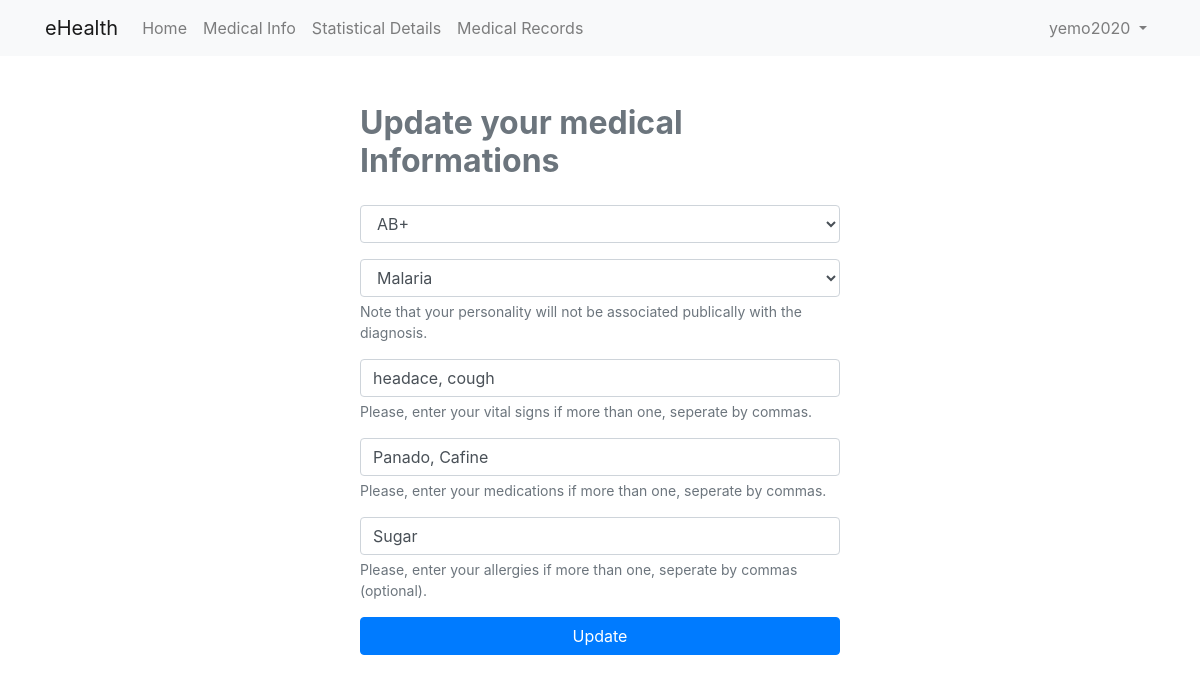
The page /update-medical-info/5/ (signed in) on the database its author committed.
### users/models.py (models this page shows, shortened)
class User(AbstractBaseUser, PermissionsMixin):
    email = models.EmailField(unique=True, verbose_name="E-mail")
    username = models.CharField(max_length=120, unique=True, verbose_name="Username")
    full_name = models.CharField(max_length=120, verbose_name="Full name")
    created_at = models.DateTimeField(auto_now_add=True)
    is_medical_practioner = models.BooleanField(default=False)
    is_active = models.BooleanField(default=True)
    is_staff = models.BooleanField(default=False)
    is_superuser = models.BooleanField(default=False)
    REQUIRED_FIELDS = ["email", "full_name"]
    USERNAME_FIELD = "username"
    objects = UserManager()
    class Meta:
        ordering = ("-created_at",)

### core/models.py (models this page shows, shortened)
class MedicalInfo(models.Model):
  user = models.OneToOneField(User, on_delete=models.CASCADE, related_name='medical_info')
  blood_group = models.CharField(max_length=10, choices=BLOOD_GROUP_CHOICES)
  diagnosis = models.CharField(max_length=30, choices=DIAGNOSIS_CHOICES)
  vital_signs = models.CharField(max_length=255)
  medications = models.CharField(max_length=200)
  allergies = models.CharField(max_length=255, null=True, blank=True)

### core/views.py (the view)
# urls.py: path('update-medical-info/<pk>/', views.MedicalInfoUpdateView.as_view(), name='update-medical-info'),
class MedicalInfoUpdateView(UpdateView):
  form_class = AddMedicalInfoForm
  success_url = '/'
  template_name = 'core/update-medical-info.html'
  model = MedicalInfo

### core/forms.py
class AddMedicalInfoForm(forms.ModelForm):
    class Meta:
        fields = ("blood_group", "diagnosis", "vital_signs", "medications", "allergies")
        model = MedicalInfo
    def __init__(self, *args, **kwargs):
        super().__init__(*args, **kwargs)
        self.fields['diagnosis'].help_text = 'Note that your personality will not be associated publically with the diagnosis.'
        self.fields['vital_signs'].help_text = "Please, enter your vital signs if more than one, seperate by commas."
        self.fields['vital_signs'].label = "Vital signs"
        self.fields['medications'].help_text = "Please, enter your medications if more than one, seperate by commas."
        self.fields['medications'].label = "Medications"
        self.fields['allergies'].help_text = "Please, enter your allergies if more than one, seperate by commas (optional)."
        self.fields['allergies'].label = "Allergies (optional)"

### core/templates/core/update-medical-info.html (shortened to what this page needs)
{% extends "layout/dashboard-base.html" %}
{% load bootstrap4 %}
{% block content %}
<div class="form-container">
  <div class="form mt-5">
    <h2 class="font-weight-bolder text-muted mb-4">Update your medical Informations</h2>
    <form method="post" novalidate>
      {% bootstrap_form form %}
      <input class="btn btn-primary btn-block" type="submit" value="Update">
    </form>
  </div>
</div>
{% endblock content %}

### templates/layout/dashboard-base.html (shortened to what this page needs)
{% load bootstrap4 %}
<!DOCTYPE html>
<html lang="en">
<head>
  {% bootstrap_css %}
</head>
<body>
  <nav class="navbar navbar-expand-lg navbar-light bg-light" style="background-color: #e3f2fd;">
    <div class="container">
      <a class="navbar-brand" href="{% url 'core:home' %}">eHealth</a>
      <div class="collapse navbar-collapse" id="navbarNavDropdown">
        <ul class="navbar-nav">
          <li class="nav-item">
            <a class="nav-link" href="{% url 'core:home' %}">Home</span></a>
          </li>
          <li class="nav-item">
            <a class="nav-link" href="{% url 'core:add-medical-info' %}">Medical Info</a>
          </li>
          <li class="nav-item">
            <a class="nav-link" href="{% url 'core:statistical-details' %}">Statistical Details</a>
          </li>
          {% if user.is_medical_practioner %}
          <li class="nav-item">
            <a class="nav-link" href="{% url 'core:medical-recodes' %}">Medical Records</a>
          </li>
          {% endif %}
        </ul>
        {% if user.is_authenticated %}
        <ul class="navbar-nav ml-auto">
          <li class="nav-item dropdown">
            <a class="nav-link dropdown-toggle" href="#" id="navbarDropdown" role="button" data-toggle="dropdown"
              aria-haspopup="true" aria-expanded="false">
              {{ user.username }}
            </a>
          </li>
        </ul>
        {% endif %}
      </div>
    </div>
  </nav>
  <div class="container">
    {% block content %} {% endblock content %}
  </div>
</body>
</html>

### core/templates/core/update-medical-info.html (style rules this page uses)
.form-container { width: 100%; display: flex; justify-content: center; }
.form { width: 30rem; }

### rows shown on the page
User: username "yemo2020"
MedicalInfo: blood_group "AB+", diagnosis "Malaria", vital_signs "headace, cough", medications "Panado, Cafine", allergies "Sugar"
